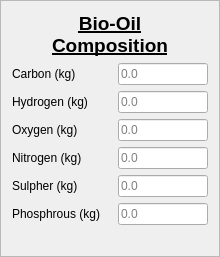
         <widget class="QFrame" name="frame_6">
          <property name="styleSheet">
           <string notr="true">background: none;</string>
          </property>
          <property name="frameShape">
           <enum>QFrame::StyledPanel</enum>
          </property>
          <property name="frameShadow">
           <enum>QFrame::Raised</enum>
          </property>
          <layout class="QGridLayout" name="gridLayout_4">
           <item row="0" column="0">
            <layout class="QHBoxLayout" name="horizontalLayout_45">
             <item>
              <spacer name="horizontalSpacer_23">
               <property name="orientation">
                <enum>Qt::Horizontal</enum>
               </property>
               <property name="sizeHint" stdset="0">
                <size>
                 <width>40</width>
                 <height>20</height>
                </size>
               </property>
              </spacer>
             </item>
             <item>
              <widget class="QLabel" name="label_40">
               <property name="font">
                <font>
                 <pointsize>14</pointsize>
                 <weight>75</weight>
                 <bold>true</bold>
                 <underline>true</underline>
                </font>
               </property>
               <property name="text">
                <string>Bio-Oil
Composition</string>
               </property>
               <property name="alignment">
                <set>Qt::AlignCenter</set>
               </property>
              </widget>
             </item>
             <item>
              <spacer name="horizontalSpacer_24">
               <property name="orientation">
                <enum>Qt::Horizontal</enum>
               </property>
               <property name="sizeHint" stdset="0">
                <size>
                 <width>40</width>
                 <height>20</height>
                </size>
               </property>
              </spacer>
             </item>
            </layout>
           </item>
           <item row="1" column="0">
            <layout class="QHBoxLayout" name="horizontalLayout_10">
             <item>
              <widget class="QLabel" name="label_9">
               <property name="text">
                <string>Carbon (kg)</string>
               </property>
              </widget>
             </item>
             <item>
              <widget class="QLineEdit" name="lineEdit_31">
               <property name="maximumSize">
                <size>
                 <width>90</width>
                 <height>16777215</height>
                </size>
               </property>
               <property name="text">
                <string/>
               </property>
               <property name="placeholderText">
                <string>0.0</string>
               </property>
              </widget>
             </item>
            </layout>
           </item>
           <item row="2" column="0">
            <layout class="QHBoxLayout" name="horizontalLayout_23">
             <item>
              <widget class="QLabel" name="label_24">
               <property name="text">
                <string>Hydrogen (kg)</string>
               </property>
              </widget>
             </item>
             <item>
              <widget class="QLineEdit" name="lineEdit_32">
               <property name="maximumSize">
                <size>
                 <width>90</width>
                 <height>16777215</height>
                </size>
               </property>
               <property name="text">
                <string/>
               </property>
               <property name="placeholderText">
                <string>0.0</string>
               </property>
              </widget>
             </item>
            </layout>
           </item>
           <item row="3" column="0">
            <layout class="QHBoxLayout" name="horizontalLayout_46">
             <item>
              <widget class="QLabel" name="label_41">
               <property name="text">
                <string>Oxygen (kg)</string>
               </property>
              </widget>
             </item>
             <item>
              <widget class="QLineEdit" name="lineEdit_33">
               <property name="maximumSize">
                <size>
                 <width>90</width>
                 <height>16777215</height>
                </size>
               </property>
               <property name="text">
                <string/>
               </property>
               <property name="placeholderText">
                <string>0.0</string>
               </property>
              </widget>
             </item>
            </layout>
           </item>
           <item row="4" column="0">
            <layout class="QHBoxLayout" name="horizontalLayout_47">
             <item>
              <widget class="QLabel" name="label_42">
               <property name="text">
                <string>Nitrogen (kg)</string>
               </property>
              </widget>
             </item>
             <item>
              <widget class="QLineEdit" name="lineEdit_34">
               <property name="maximumSize">
                <size>
                 <width>90</width>
                 <height>16777215</height>
                </size>
               </property>
               <property name="text">
                <string/>
               </property>
               <property name="placeholderText">
                <string>0.0</string>
               </property>
              </widget>
             </item>
            </layout>
           </item>
           <item row="5" column="0">
            <layout class="QHBoxLayout" name="horizontalLayout_48">
             <item>
              <widget class="QLabel" name="label_43">
               <property name="text">
                <string>Sulpher (kg)</string>
               </property>
              </widget>
             </item>
             <item>
              <widget class="QLineEdit" name="lineEdit_35">
               <property name="maximumSize">
                <size>
                 <width>90</width>
                 <height>16777215</height>
                </size>
               </property>
               <property name="text">
                <string/>
               </property>
               <property name="placeholderText">
                <string>0.0</string>
               </property>
              </widget>
             </item>
            </layout>
           </item>
           <item row="6" column="0">
            <layout class="QHBoxLayout" name="horizontalLayout_49">
             <item>
              <widget class="QLabel" name="label_44">
               <property name="text">
                <string>Phosphrous (kg)</string>
               </property>
              </widget>
             </item>
             <item>
              <widget class="QLineEdit" name="lineEdit_36">
               <property name="maximumSize">
                <size>
                 <width>90</width>
                 <height>16777215</height>
                </size>
               </property>
               <property name="text">
                <string/>
               </property>
               <property name="placeholderText">
                <string>0.0</string>
               </property>
              </widget>
             </item>
            </layout>
           </item>
           <item row="7" column="0">
            <spacer name="verticalSpacer_6">
             <property name="orientation">
              <enum>Qt::Vertical</enum>
             </property>
             <property name="sizeHint" stdset="0">
              <size>
               <width>20</width>
               <height>20</height>
              </size>
             </property>
            </spacer>
           </item>
          </layout>
         </widget>
